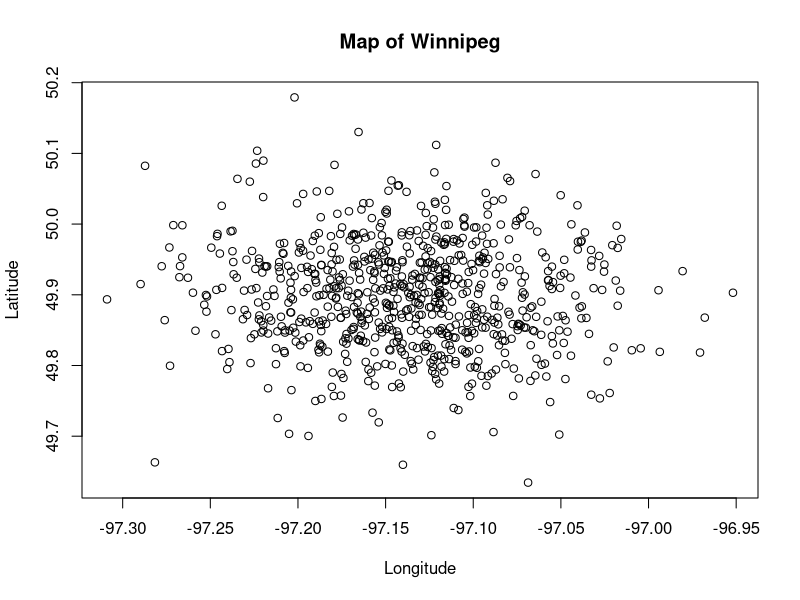
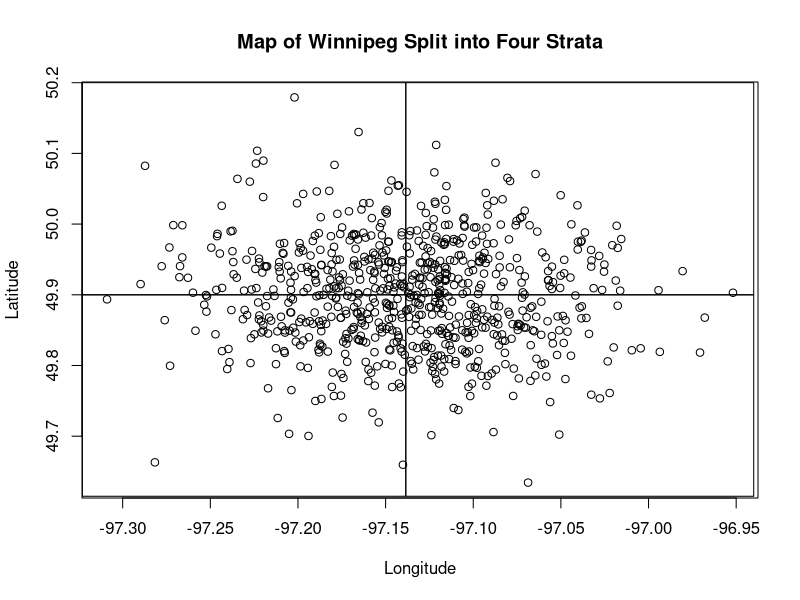
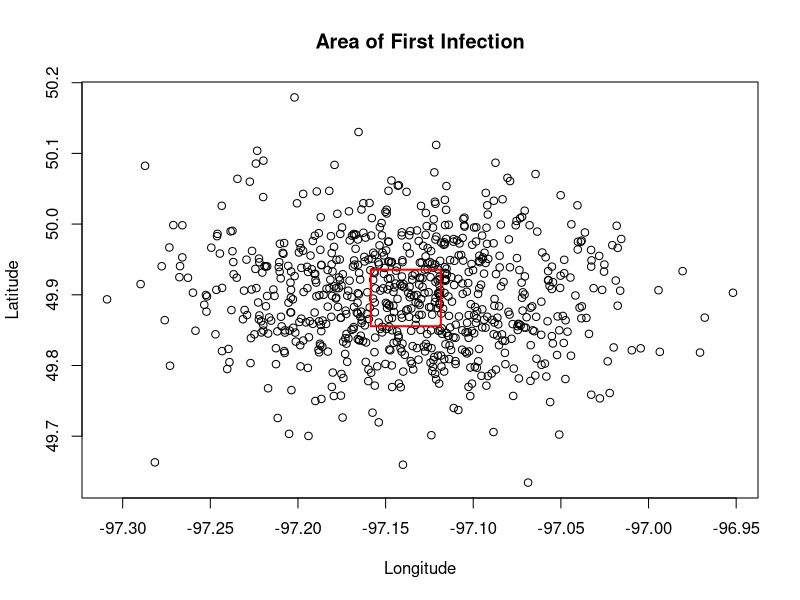
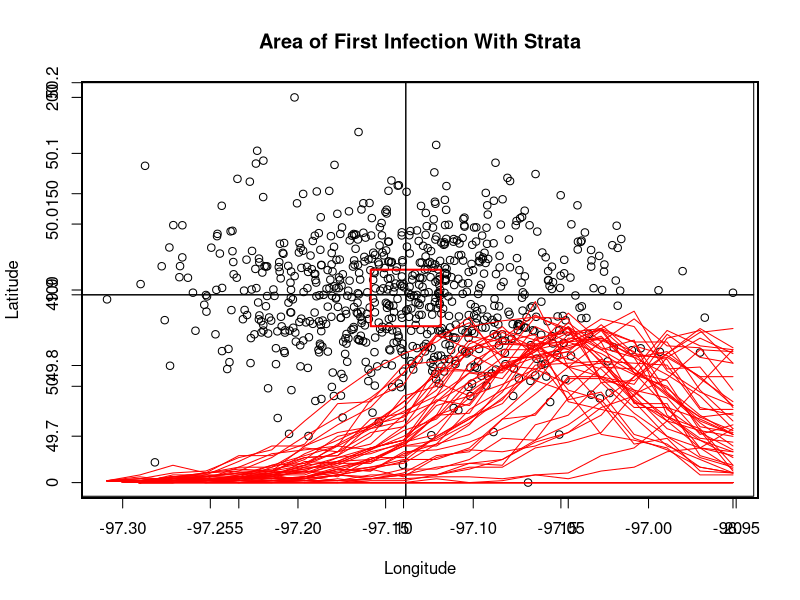

R code for these plots, in order: (Note: a time limit stopped this script after it produced the figures.)
## ---- chunk 1
#install.packages("mvtnorm")
library(mvtnorm)


set.seed(3006)                  
#Setting this seed as it yields a map that resembles Winnipeg.


#Set to 750 because the population of Winnipeg was around 750,000 at the time
n<- 750

#The longitude and latitude of Portage and Main
mu<-c(49.8955,-97.1385)          
sig<- matrix(c(0.006157, 0, 0, 0.0035),nrow=2,ncol=2,byrow=TRUE)


#Creating a multivariate normal distribution of sample points, which represent people. We will use these points and their distances from each other to simulate disease spread.
samples <-rmvnorm(n,mu,sig)

plot(samples[, 2], samples[, 1], xlab = "Longitude", ylab="Latitude", main="Map of Winnipeg")
## ---- chunk 2
#Dividing Winnipeg into four sections/strata based on longitude and latitude
longitudeNW=c(49.9, 49.9,  50.2, 50.2, 49.9)
latitudeNW=c(-97.323, -97.138483, -97.138483, -97.323, -97.323)
coordinatesNW=data.frame(longitudeNW, latitudeNW)


longitudeNE=c(49.9, 49.9, 50.2, 50.2,  49.9)
latitudeNE=c(-97.138483, -96.94, -96.94, -97.138483, -97.138483)
coordinatesNE=data.frame(longitudeNE, latitudeNE)


longitudeSW=c(49.9, 49.9, 49.615, 49.615,  49.9)
latitudeSW=c(-97.138483, -97.323, -97.323, -97.138483,  -97.138483)
coordinatesSW=data.frame(longitudeSW, latitudeSW)


longitudeSE=c(49.9, 49.9, 49.615, 49.615, 49.9)
latitudeSE=c(-97.138483, -96.94, -96.94, -97.138483, -97.138483)
coordinatesSE=data.frame(longitudeSE, latitudeSE)


#Plot of Winnipeg divided into 4 Strata
plot(samples[, 2], samples[, 1], xlab = "Longitude", ylab="Latitude", main="Map of Winnipeg Split into Four Strata")
lines(x=coordinatesNW$latitudeNW, y=coordinatesNW$longitudeNW, col="black")
lines(x=coordinatesNE$latitudeNE, y=coordinatesNE$longitudeNE, col="black")
lines(x=coordinatesSW$latitudeSW, y=coordinatesSW$longitudeSW, col="black")
lines(x=coordinatesSE$latitudeSE, y=coordinatesSE$longitudeSE, col="black")



#This is the area where we will be randomly infecting the first point. The area we will be randomly infecting is evenly distributed across the 4 strata.

longitudeCenter=c(49.935508, 49.935508, 49.855508, 49.855508, 49.935508)
latitudeCenter=c(-97.118483, -97.158483, -97.158483, -97.118483, -97.118483)
coordinatesCenter=data.frame(longitudeCenter, latitudeCenter)

plot(samples[, 2], samples[, 1], xlab = "Longitude", ylab="Latitude", main="Area of First Infection")
lines(x=coordinatesCenter$latitudeCenter, y=coordinatesCenter$longitudeCenter, col="red", lwd=2)


plot(samples[, 2], samples[, 1], xlab = "Longitude", ylab="Latitude", main="Area of First Infection With Strata")
lines(x=coordinatesCenter$latitudeCenter, y=coordinatesCenter$longitudeCenter, col="red", lwd=2)
lines(x=coordinatesNW$latitudeNW, y=coordinatesNW$longitudeNW, col="black")
lines(x=coordinatesNE$latitudeNE, y=coordinatesNE$longitudeNE, col="black")
lines(x=coordinatesSW$latitudeSW, y=coordinatesSW$longitudeSW, col="black")
lines(x=coordinatesSE$latitudeSE, y=coordinatesSE$longitudeSE, col="black")
## ---- chunk 3
#Gets all the points in a square that is roughly in the center (the red square). This sets the boundaries of the area of first infection. 
#long_lat_df will be the dataframe containing the coordinates of all the points of Winnipeg.

centerPoints = function(long_lat_df){

  #long_lat_df[i,2] is longitude
  #long_lat_df[i,1] is latitude
  center_points_df = long_lat_df[(long_lat_df[, 2]<=-97.118483) & (long_lat_df[, 2]>-97.158483) & (long_lat_df[, 1]>49.855508) & (long_lat_df[, 1]<49.935508),]
  
  colnames(center_points_df)=c("Longitude", "Latitude")
  
  return(center_points_df)
}



#We'll be randomly adding or subtracting a pair of randomly generated uniform values, divided by 25 and 50 respectively, from the very center coordinate of the population which will give us a random coordinate. We will then measure which coordinate is closest to the newly generated random coordinate. The point that is closest to the newly generated random coordinate will be the first infected.
randomInfect=function(df){
  
  #Gets all the points in a square that is roughly in the center (the red square).
  center_points=centerPoints(df)

  
  #Gets the row positions of all the center-points within the dataframe. This gets all the points within the area of first infection, which is the red square.
  centerPlacements= which((df[, 2]<=-97.118483) & (df[, 2]>-97.158483) & (df[, 1]>49.855508) & (df[, 1]<49.935508))
  
  
  #Picking a random coordinate to infect first
  longitude_shift=runif(1, -1, 1)    #min=-1, and max=1 so we can randomly subtract or add
  latitude_shift=runif(1, -1, 1)
  
  longitude_shift=(4*longitude_shift)/100
  latitude_shift=(2*latitude_shift)/100
  
  randomShift=c(longitude_shift, latitude_shift)
  
  
  #Gets the very center of the square
  centerCoordinate=c(-97.138483, 49.895508)
  
  
  
  #Whichever point is closest to this coordinate here will be first infected
  random_first_infect_coordinate=centerCoordinate+randomShift
  
  
  longitude_distances=center_points[,1]-random_first_infect_coordinate[1]
  latitude_distances=center_points[,2]-random_first_infect_coordinate[2]

  abs_val_longitude_distances=abs(longitude_distances)
  abs_val_latitude_distances=abs(latitude_distances)
  
  
  #Getting the sums of the absolute values of the distances from the points to the coordinates of first infection
  sum_distances = abs_val_longitude_distances + abs_val_latitude_distances

  
  #Gets the lowest sum of the absolute values of the coordinates. The coordinate with the lowest sum will be our first infected point. This is because it will have the least distance from the coordinate chosen to assign a first infection.
  place=centerPlacements[which.min(sum_distances)]
  
  #returns the placement of the closest point so we can infect them
  return(place)                    
}
## ---- chunk 4
#An infected person will remain infectious for 3 time points
#We will be simulating 20 time points after the first infection

#Geometric Model
epigenGeometric <-function(pop,alpha,beta,interval){
  x <-pop[,1]
  y <- pop[,2]
  length <- nrow(pop)
  id <- 1:length
  inftime <- rep(0, length)

  distance <- inftime
  k <- randomInfect(pop)
  inftime[k] <- 1
  for(T in 1:interval){
    for(i in 1:length){
      if(inftime[i]==0){
        d<-0
        for(j in 1:length){
          if(inftime[j]!=0 && inftime[j] <= T &&inftime[j]>=(T-2)){
            distance[i] <-sqrt((x[i]-x[j])^2+(y[i]-y[j])^2)
            d <- d+ distance[i]^(-beta)
          }
        }
        pit <- 1-exp(-alpha*d)
        u <- runif(1,0,1)
        if(pit > u){
          inftime[i] <-T+1
        }
      }
    }
  }
  epidemic <- data.frame(id, x, y, inftime)
  return(epidemic)
}


#Exponential Model
epigenExponential <-function(pop,alpha,beta,interval){
  x <-pop[,1]
  y <- pop[,2]
  length <- nrow(pop)
  id <- 1:length
  inftime <- rep(0, length)

  distance <- inftime
  k <- randomInfect(pop)
  inftime[k] <- 1
  for(T in 1:interval){
    for(i in 1:length){
      if(inftime[i]==0){
        d<-0
        for(j in 1:length){
          if(inftime[j]!=0 && inftime[j] <= T &&inftime[j]>=(T-2)){
            distance[i] <-sqrt((x[i]-x[j])^2+(y[i]-y[j])^2)
            
            d <- d+ exp(distance[i]*(-beta))
          }
        }
        pit <- 1-exp(-alpha*d)
        u <- runif(1,0,1)
        if(pit > u){
          inftime[i] <-T+1
        }
      }
    }
  }
  epidemic <- data.frame(id, x, y, inftime)
  return(epidemic)
}
## ---- chunk 5
#In this function, we assume that we will have called a plot before calling these functions.

#long_coords and lat_coords mean longitude coordinates and latitude coordinates
map_severity = function(num_infected, long_coords, lat_coords){
  
  #No infected people in a region
  if(num_infected==0){
    polygon(x=lat_coords, y=long_coords, col="white")
  }
  
  #1 to 48 infected people in a region
  else if((num_infected>=1)&&(num_infected<=48)){
    polygon(x=lat_coords, y=long_coords, col="green")
  }
  
  #49 to 97 infected people in a region
  else if((num_infected>=49)&&(num_infected<=97)){
    polygon(x=lat_coords, y=long_coords, col="yellow")
  }
  
  #98 to 145 infected people in a region
  else if((num_infected>=98)&&(num_infected<=145)){
    polygon(x=lat_coords, y=long_coords, col="orange")
  }
  
  #More than 145 infected people in a region
  else{
    polygon(x=lat_coords, y=long_coords, col="red")
  }
}
## ---- chunk 6
#Displays heat maps
heatMapDisplayer=function(modulo, remainder, lowerLimit, lastNumber, inftime, df, titles){
  for(i in 1:lastNumber){
    if(((i%%modulo)==remainder)&&(i>1)||(i==lastNumber)){
      
      totalPerStrata=strataTotalInfectedPerTimePoint(inftime, df, i)
      
      plot(df[, 2], df[, 1], xlab = "Longitude", ylab="Latitude")
      title(main=titles[i-2])
      
      lines(x=coordinatesNW$latitudeNW, y=coordinatesNW$longitudeNW, col="purple")
      mapSeverityNW(totalPerStrata[3])
      
      lines(x=coordinatesNE$latitudeNE, y=coordinatesNE$longitudeNE, col="green")
      mapSeverityNE(totalPerStrata[4])
      
      lines(x=coordinatesSW$latitudeSW, y=coordinatesSW$longitudeSW, col="orange")
      mapSeveritySW(totalPerStrata[2])
      
      lines(x=coordinatesSE$latitudeSE, y=coordinatesSE$longitudeSE, col="blue")
      mapSeveritySE(totalPerStrata[1])
      
      par(xpd=TRUE)
      legend(x=-97.045, y=50.2, legend=c("0 Infections","1-48 Infections","49-97 Infections", "98-145 Infections", "145 or more Infections"), fill = c("white", "green", "yellow", "orange", "red"), cex=0.75)
    }
  }
}


#Displays infection maps
activeInfectionsDisplayer=function(modulo, remainder, lowerLimit, lastNumber, inftime, pop, title){
  for(i in 1:lastNumber){
    if(((i%%modulo)==remainder)&&(i>lowerLimit)||(i==lastNumber)){
      tMinusTwo= which(inftime==(i-2))
      tMinusOne= which(inftime==(i-1))
      t= which(inftime==(i))
      
      plot(pop[, 2], pop[, 1], xlab="Longitude", ylab="Latitude")
      title(main=title[i-2])
      points(pop[tMinusTwo,2], pop[tMinusTwo,1], pch=20, col="purple")
      points(pop[tMinusOne,2], pop[tMinusOne,1], pch=20, col="pink")
      points(pop[t,2], pop[t,1], pch=20, col="blue")
      
      
      #i>=5 as that is the minimum amount of time that someone will have recovered, and that is within our plot cycle of 2
      if(i>=5){  
        recovered = which((infected>=1) & (infected<(i-2)))
        points(pop[recovered,2], pop[recovered,1], pch=20, col="black")
      }
      leg=c("Infected 2 TPA", "Infected 1 TPA", "Newly Infected", "Recovered")
      legend(x=-97.03, y=50.2, legend=leg, pch=20, col=c("purple", "pink", "blue", "black"))
    }
  }
}
## ---- chunk 7
#Finds the total population of each strata. Can use to find the total number of people in Winnipeg, and the total number of people infected in each strata
pop_of_strata=function(long_lat_df){
  
  total_SE = nrow(which((long_lat_df[,2] >= -97.138483) & (long_lat_df[,1]<=49.9)))
  total_NE = nrow(which((long_lat_df[,2] >= -97.138483) & (long_lat_df[,1]>49.9)))
  
  total_SW = nrow(which((long_lat_df[,2] <= -97.138483) & (long_lat_df[,1]<=49.9)))
  total_NW = nrow(which((long_lat_df[,2] <= -97.138483) & (long_lat_df[,1]>49.9)))
  
  population=c(total_SE, total_SW, total_NW, total_NE)
  return(population)
}
pop_of_strata(samples)

#193 people live in the southeast; 181 people live in the southwest; 187 people live in the northwest; 189 people live in the northeast. 



#Set lowerLimit to null to get how many have contracted the disease at and before a time point

#If lowerLimit isn't null, gets how many are infected in a specified interval of time
strata_infected = function(infections, samps, lowerLimit, upperLimit) {
  
  if (is.null(lowerLimit)){
    #Filter infections below the time limit
    valid_infections = (infections <= upperLimit)
  }
  
  else{
    #Filter infections within the time range
    valid_infections = (infections >= lowerLimit) & (infections <= upperLimit)
  }
  
  
  #Subset samps where infections are within the time range
  valid_samps = samps[valid_infections, drop = FALSE]

  
  #Sometimes R collapses valid_samps into a vector. The if statement below is for correcting when this does happen
  if (is.null(dim(valid_samps))) {
    valid_samps <- matrix(valid_samps, ncol = 2)
   }
  
  longitude = -97.138483
  latitude = 49.9
  
  
  
  #Infection counts per region
  SE = sum((valid_samps[, 2] >= longitude) & (valid_samps[, 1] <= latitude), na.rm = TRUE)
  NE = sum((valid_samps[, 2] >= longitude) & (valid_samps[, 1] > latitude), na.rm = TRUE)
  SW = sum((valid_samps[, 2] < longitude) & (valid_samps[, 1] <= latitude), na.rm = TRUE)
  NW = sum((valid_samps[, 2] < longitude) & (valid_samps[, 1] > latitude), na.rm = TRUE)
  
  
  infected=c(SE, SW, NW, NE)
  return(infected)
}
## ---- chunk 8
#Finds the length of an epidemic by seeing if there are any active infections in the strata. This function is to be used in a loop.
#The first time point without any active infections in any strata will be declared the length of the epidemic. If an epidemic still has active infections at time point 20, time point 20 will be the length of the epidemic.

epiLength=function(infected_per_region, upperLimit){
  
  #Renaming the variable for clarity 
  ipr = infected_per_region
  
  #Runs true if no one is infected in any of the strata/
  if((ipr[1]==0)&&(ipr[2]==0)&&(ipr[3]==0)&&(ipr[4]==0)){
    return(upperLimit)
  }
  
  #The disease has not stopped spreading throughout the simulation. So, we say the epidemic length of that disease is 20.
  else if(upperLimit==20){
    return(upperLimit)
  }
  
  #Returns 0, meaning to continue the epidemic simulation
  else{
    return(0)
  }  
}


#Finds the peak of an epidemic by finding the time point with the most new infections.
peak=function(inftime, time){
  
  #Will be a count of the infections at each time point
  count=NULL
  
  
  for(i in 1:time){
    tempCount = sum(inftime == i)
    count=c(count, tempCount)
  }
  
  #Will store the number of infections. Number of infections can't be negative, so start it at -1
  highest=-1
  
  
  #Saves which time point has the most infections
  placement=NULL           
  for(i in 1:length(count)){
    num_infections=count[i]
    

    if(num_infections>highest){
      highest=num_infections
      placement=i
    }
  }
  return(placement)
}



#Prints 5 values which summarize the course of an epidemic
epiSummary=function(samps, inftime, time){

  
  #3 because that is the minimum amount of time for an epidemic to die out
  for(upper_limit in 3:time){
    lower_limit = upper_limit - 2
    activeInfected=strata_infected(inftime, samps, lower_limit, upper_limit)
    
    length=epiLength(activeInfected, upper_limit)
    
    
    #If length is 0, breaks out of the for loop as the epidemic ended
    if(length!=0){
      #Stops the loop as the epidemic has ended
      break            
    }
  }
  totalPerStrata=strata_infected(inftime, samps, NULL, time)
  total_infected=sum(totalPerStrata)
  
  top=peak(inftime, time)
  
  
  #Returns a summary of the epidemic
  summary=c(top, length, total_infected)
  return(summary)
}
## ---- chunk 9
#Samps, is our dataframe of x and y coordinates; replications is how many epidemics we want to generate; alpha and beta are the infection kernel parameters; time is how long we want an epidemic to run for.
#set exponential_simulation to true if you want to simulate an exponential distribution of a pandemic, and false if you want a geometric distribution of one.
epi_simulator=function(samps, replications, alpha, beta, time, exponential_simulation){

  total_peak=0; total_epi_length=0; total_total_infection=0
  
  for(h in 1:replications){
    
    if (exponential_simulation==TRUE){
      epidemic=epigenExponential(samps, alpha, beta, time)
    }
    
    else{
      epidemic=epigenGeometric(samps, alpha, beta, time)
    }
    
    epidemicSummary=epiSummary(samps, epidemic$inftime, time)
    
    
    total_peak=total_peak+epidemicSummary[1]
    total_epi_length=total_epi_length+epidemicSummary[2]
    total_total_infection=total_total_infection+epidemicSummary[3]
  }
  
  #Gets the average peak, length and number of infections across all epidemics
  avgPeak=total_peak/replications
  avgEpiLength=total_epi_length/replications
  avgTotalInfection=total_total_infection/replications
  
  
  summary=c(alpha, beta, avgPeak, avgEpiLength, avgTotalInfection)
  return(summary)
}
## ---- chunk 10
#The three functions below are very similar. The only difference is that the colour of the lines of the plots are different.
#plot_colour is a string, which will be the colour that you want the plot to be


#Replications dictates how many epidemics you want to simulate
#Set exponential_simulation to true if you want to simulate an exponential distribution of a pandemic, and false if you want a geometric distribution of one.
epi_plot=function(samps, replications, alpha, beta, time, plot_colour, exponential_simulation){
  
  
  for(h in 1:replications){
    
    if (exponential_simulation==TRUE){
      epidemic=epigenExponential(samps, alpha, beta, time)
    }
    
    else{
      epidemic=epigenGeometric(samps, alpha, beta, time)
    }
    
    infection_time=epidemic$inftime
    inftimes=NULL

    
    for(i in 1:time){
      count=sum(infection_time==i)
      inftimes=c(inftimes, count)
    }
    
    #We do this if statement so our plot is properly labelled
    if(h!=1){
      par(new=TRUE)
      plot(inftimes, type="l", col=plot_colour, xaxt='n', yaxt='n', ann=FALSE, ylim=c(0,200))
    }
    #Labels the x and y axis
    else{
      par(new=TRUE)
      plot(inftimes, type="l", col=plot_colour, ann = FALSE, ylim=c(0,200))
    }
  }
}
## ---- chunk 11
#samps will be the points
#alpha will be the alpha value(s). set alpha to be just one value if you want it to be fixed
#beta will be the beta value(s). set beta to be just one value if you want it to be fixed
#epi_length will be a number, and dictates the length of each epidemic
#is_exp_epi is a boolean, and will instruct whether the epidemic was geometrically or exponentially created
epi_sims = function(samps, num_epidemics, alphas, betas, epi_length, is_exp_epi){
  
  epi_dataframe = data.frame(row.names = c("alpha", "beta", "Average Peak", "Average Epi Length", "Average Infections"))
  
  
  colnames_epi_df = c()
  
  
  #Records how many times the loops have executed. Necessary to correctly input data into epi_dataframe
  iteration = 0
  
  for(i in 1:length(alphas)){
    for(j in 1:length(betas)){
      
      iteration = iteration + 1
       colnames_epi_df = c(colnames_epi_df, paste0("Epi ", iteration, " alpha=", alphas[i], " beta=", betas[j]))

      
      
      epi = epi_simulator(samps, num_epidemics, alphas[i], betas[j], epi_length, is_exp_epi)
      epi_dataframe[iteration] = epi
    }
  }
  colnames(epi_dataframe) = colnames_epi_df
  return(epi_dataframe)
}
## ---- chunk 12
#Betas Fixed
set.seed(3000)
epi_plot(samples, 100, 0.001, 0.0005, 20 ,"red", F)
epi_plot(samples, 100, 0.0015, 0.0005, 20 ,"green", F)
epi_plot(samples, 100, 0.002, 0.0005, 20 ,"blue", F)
title(main = "3x100 Geometric Epidemic Curves", xlab = "Time Point", ylab="Infections"); legend("topleft", legend=c("alpha=0.001", "alpha=0.0015", "alpha=0.002"), lwd=1, col=c("red", "green", "blue"), cex=0.75)
## ---- chunk 13
set.seed(3000)
epi_plot(samples, 100, 0.001, 0.001, 20, "red", F)
epi_plot(samples, 100, 0.001, 0.0015, 20, "green", F)
epi_plot(samples, 100, 0.001, 0.002, 20, "blue", F)
title(main = "3x100 Geometric Epidemic Curves", xlab = "Time Point", ylab="Infections"); legend("topleft", legend=c("beta=0.001", "beta=0.0015", "beta=0.002"), lwd=1, col=c("red", "green", "blue"), cex=0.75)
## ---- chunk 14
#Same betas( beta=0.0005), different alphas
set.seed(3000)


geo_alpha_values = c(0.001, 0.0015, 0.002)
geo_beta_fixed = epi_sims(samples, 100, geo_alpha_values, 0.0005, 20, F)
geo_beta_fixed


geo_beta_values = c(0.001, 0.0015, 0.002)
geo_alpha_fixed = epi_sims(samples, 100, 0.001, geo_beta_values, 20, F)
geo_alpha_fixed
## ---- chunk 15
#Betas Fixed
set.seed(3000)
epi_plot(samples, 100, 0.001, 0.0005, 20, "red", T)
epi_plot(samples, 100, 0.0015, 0.0005, 20, "green", T)
epi_plot(samples, 100, 0.002, 0.0005, 20, "blue", T)
title(main = "3x100 Exponential Epidemic Curves", xlab = "Time Point", ylab="Infections"); legend("topleft", legend=c("alpha=0.001", "alpha=0.0015", "alpha=0.002"), lwd=1, col=c("red", "green", "blue"), cex=0.75)
## ---- chunk 16
set.seed(3000)
epi_plot(samples, 100, 0.001, 0.001, 20, "red", T)
epi_plot(samples, 100, 0.001, 0.0015, 20, "green", T)
epi_plot(samples, 100, 0.001, 0.002, 20, "blue", T)
title(main = "3x100 Exponential Epidemic Curves", xlab = "Time Point", ylab="Infections"); legend("topleft", legend=c("beta=0.001", "beta=0.0015", "beta=0.002"), lwd=1, col=c("red", "green", "blue"), cex=0.75)
## ---- chunk 17
#Same betas, different alphas
set.seed(3000)

exp_alpha_values = c(0.001, 0.0015, 0.002)
exp_beta_fixed = epi_sims(samples, 100, exp_alpha_values, 0.0005, 20, T)
exp_beta_fixed


exp_beta_values = c(0.001, 0.0015, 0.002)
exp_alpha_fixed = epi_sims(samples, 100, 0.001, exp_beta_values, 20, T)
exp_alpha_fixed

## ---- chunk 18
title_generator = function(is_exp, is_heat_map, start_time, end_time){
  
  title_start = ifelse(is_exp, "Exponential", "Geometric")
  middle_phrase = ifelse(is_heat_map, "Heat Map", "Plot of SIR Individuals")

  
  titles = c(rep("", end_time - start_time + 1))
  for(time_point in start_time:end_time){
    
    #Runs true if time_point is odd, or if time_point is the last time
    if ((time_point%%2 == 1) | time_point == end_time){
      titles[time_point - start_time + 1] = paste0(title_start, " ", middle_phrase,  " at Time Point ", time_point)
    }
    
  }
  return(titles)
}
## ---- chunk 19
#Setting the titles that we will use for the plots
infectedTitleGeo = title_generator(F, F, 3, 20)
heatMapTitleGeo = title_generator(F, T, 3, 20)


set.seed(3001)
epigenGeo=epigenGeometric(samples, 0.001, 0.0005, 20)
activeInfectionsDisplayer(2, 1, 1, 20, epigenGeo$inftime, samples, infectedTitleGeo)
heatMapDisplayer(2, 1, 1, 20, epigenGeo$inftime, samples, heatMapTitleGeo)
## ---- chunk 20

#Setting the titles that we will use for the plots
infectedTitleExp = title_generator(T, F, 3, 20)
heatMapTitleExp = title_generator(T, T, 3, 20)

set.seed(3001)
epigenExp=epigenExponential(samples, 0.001, 0.0005, 20)
activeInfectionsDisplayer(2, 1, 1, 20, epigenExp$inftime, samples, infectedTitleExp)
heatMapDisplayer(2, 1, 1, 20, epigenExp$inftime, samples, heatMapTitleExp)
